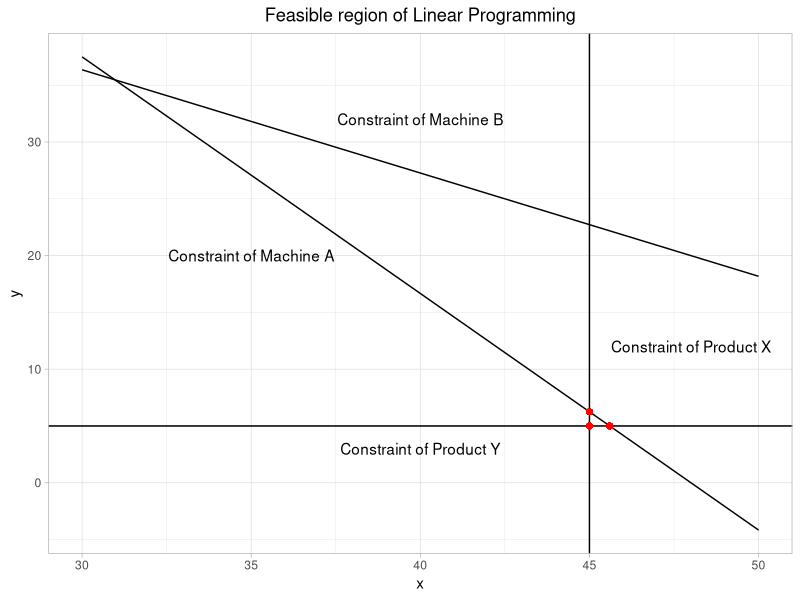
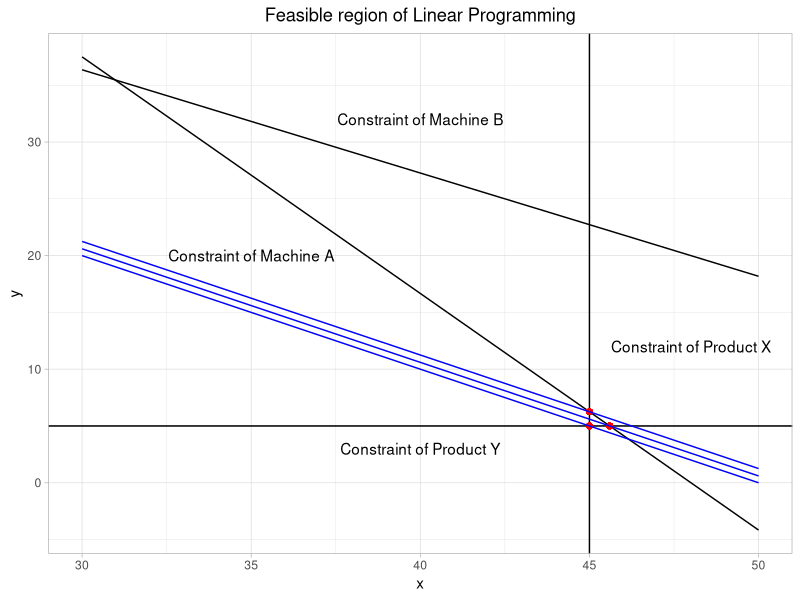

Generate these figures, in order, with R:
# HW9: Optimization
#
# In this exercise, you will use linear programming to solve a problem by
# plotting the feasible region of solution and by using programming tools.
#
# 1. A company makes two products (X and Y) using two machines (A and B).
#    Each unit of X that is produced requires 50 minutes processing time on
#    machine A and 30 minutes processing time on machine B. Each unit of Y that
#    is produced requires 24 minutes processing time on machine A and 33 minutes
#    processing time on machine B. At the start of the current week there are 30
#    units of X and 90 units of Y in stock. Available processing time on machine
#    A is forecast to be 40 hours and on machine B is forecast to be 35 hours.
#    The demand for X in the current week is forecast to be 75 units and for Y
#    is forecast to be 95 units. Company policy is to maximize the combined sum
#    of the units of X and the units of Y in stock at the end of the week.
#    Formulate the problem of deciding how much of each product to make in the
#    current week as a linear program.
#    Let's first solve this linear program graphically by plotting out the
#    feasible region.
#    To do this, you can:
#      - Load `ggplot2` package.
#      - Create a sequence `x` from 30 to 50, with step size 0.1.
#      - Use `as.data.frame()` to change `x` to a data frame.
#      - Use `ggplot()` to initialize a ggplot object.
#        Set its arguments `data` and `mapping`.
#      - Determine the constraints of the maximum running time of machine A and B,
#        represent the constraints by two lines(functions).
#      - Use `stat_function()` to draw the two lines.
#        - Use `annotate()` to add annotation for the line indicating constraint for machine A
#          - specify `x = 35`, `y = 20` and `label = "Constraint of Machine A"`
#        - Use `annotate()` to add annotation for the line indicating constraint for machine B
#          - specify `x = 40`, `y = 32` and `label = "Constraint of Machine B"`
#      - Determine what are the minimum numbers of production for X and Y
#      - Use `geom_hline()` to plot the minimum production for Y
#        - Use `annotate()` to add annotation for the line indicating constraint for Y
#          - specify `x = 40`, `y = 3` and `label = "Constraint of Product Y"`
#      - Use `geom_vline()` to plot the minimum production for X
#        - Use `annotate()` to add annotation for the line indicating constraint for X
#          - specify `x = 48`, `y = 12` and `label = "Constraint of Product X"`
#      - Determine the feasible region and indicate the region by its vertex,
#        use `geom_point()` to point out the vertex in red
#      - `labs()` to format the labels such that:
#        - `title = "Feasible region of Linear Programming"`.
#      - `theme_light()` to change the theme of plots.
#      - `theme()` to change the title and subtitle to the middle of the plot.
## Do not modify this line!
library(ggplot2)
library(purrr)
library(tidyverse)
x<-seq(30,50,by=0.1)
x<-as.data.frame(x)
vertex=tibble(x=c(45,45,45.6),y=c(5,6.25,5))
g1<-ggplot(data=x,aes(x=x))+
  stat_function(fun=~60/33*(35-1/2*(.x)))+
  annotate(geom="text",x=35,y=20,label="Constraint of Machine A")+
  stat_function(fun=~60/24*(40-5/6*(.x)))+
  annotate(geom="text",x=40,y=32,label="Constraint of Machine B")+
  geom_hline(yintercept = 5)+
  annotate(geom="text",x=40,y=3,label="Constraint of Product Y")+
  geom_vline(xintercept = 45)+
  annotate(geom="text",x=48,y=12,label="Constraint of Product X")+
  geom_point(aes(x=45,y=5),col="red")+
  geom_point(aes(x=45,y=6.25),col="red")+
  geom_point(aes(x=45.6,y=5),col="red")+
  labs(title = "Feasible region of Linear Programming")+
  theme_light()+
  theme(plot.title = element_text(hjust = 0.5), plot.subtitle = element_text(hjust = 0.5))

g1

# 2. The goal is to maximize the combined sum of the units of X and the units of
#    Y in stock at the end of the week, which is the same as to maximize the
#    combined sum of the units produced during this week.
#    For the three vertex in the `g1`, plot three parallel lines with slope -1 by
#    using `stat_function()`.
#    Can you tell what is the optimal point for this linear programming problem?
#    Save your plot into `g2` and save your answer of the optimal `x` and `y` into
#    `x1`, `y1`.
## Do not modify this line!
g2<-g1+
  stat_function(fun=function(x) -(x-45)+5,col="blue")+
  stat_function(fun=function(x) -(x-45)+6.25,col="blue")+
  stat_function(fun=function(x) -(x-45.6)+5,col="blue")
g2
x1<-45
y1<-6.25

# 3. Now let's load the `lpSolve` package to solve the above problem using the
#    computational tools.
#    To do this, you should follow these steps:
#    - Create a matrix representing the constraints, the dimension should be 4*2.
#      Two rows corresponding to the constraints on machines and two rows corresponding
#      to the constraints on products.
#    - Use `lp` to solve the linear programming.
#      - specify `direction = "max"`
#      - use `>=` for all constraints in `const.dir`
#    Save the output of `lp` into `s1`.
## Do not modify this line!
library(lpSolve)
C<-c(1,1)
A<-matrix(c(-50,-24,
              -30,-33,
              1,0,
              0,1),byrow = TRUE,ncol = 2)
B<-c(-40*60,-35*60,45,5)
s1<-lp(direction = "max",objective.in = C,const.mat = A,
       const.dir = c(">=", ">=", ">=", ">="), const.rhs = B)


# 4. For the above problem, we only consider two variables, thus we can solve it
#    graphically, but if we have more than 3 variables to consider, the
#    graphical way is no longer straightforward.
#    Let's use the `lp` function to solve the following problem:
#    The facility has four machines of type 1, five of type 2, three of type 3
#    and seven of type 4. Each machine operates 40 hours per week. The company
#    has 5 products in total, which generate different profits and have
#    different processing time on different machines. The relationship is
#    shown in the following table:
#    Machine       Quantity   Product1  Product2  Product3  Product4  Product5
#    M1                4         1.2       1.3       0.7        0         0.5
#    M2                5         0.7       2.2       1.6       0.5         1
#    M3                3         0.9       0.7       1.3        1         0.8
#    M4                7         1.4       2.8       0.5       1.2        0.6
#    Unit ptofit $               18        25        10        12         15
#    The units of products can only be integers.The company wants to maximize
#    the profit. Solve this linear programming problem and save the output of
#    `lp` into `s2`.
#    To do this, you should follow these steps:
#    - Create a matrix representing the constraints, the dimension should be 4*5.
#      Each column represents a product and each row represents the constraint on
#      a machine.
#    - Use `lp` to solve the linear programming.
#      - specify `direction = "max"`
#      - use `<=` for all constraints in `const.dir`
#
#
## Do not modify this line!
A<-matrix(c(1.2,1.3,0.7,0,0.5,
            0.7,2.2,1.6,0.5,1,
            0.9,0.7,1.3,1,0.8,
            1.4,2.8,0.5,1.2,0.6),byrow = TRUE,ncol=5)
C<-c(18,25,10,12,15)
B<-c(40*4,40*5,40*3,40*7)
s2<-lp(direction = "max",objective.in = C,const.mat = A,const.dir = c("<=","<=","<=","<="),const.rhs = B,all.int = TRUE)
